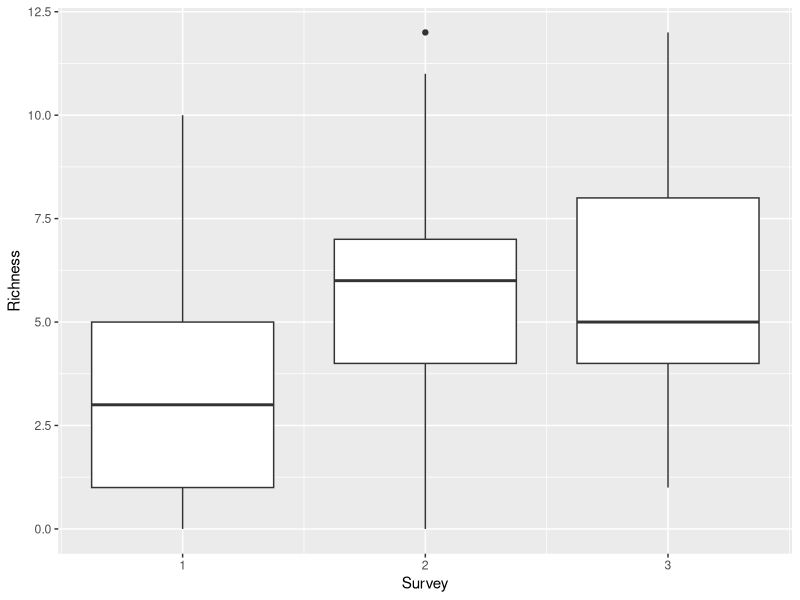
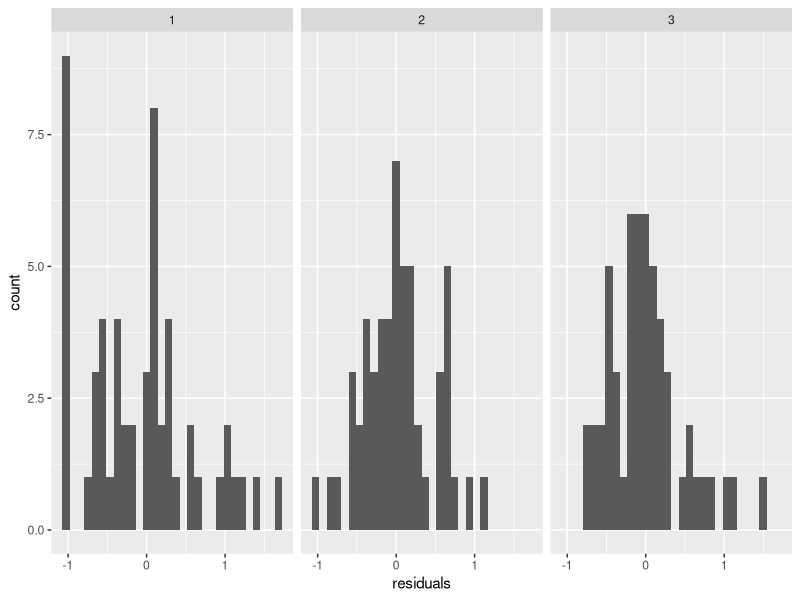
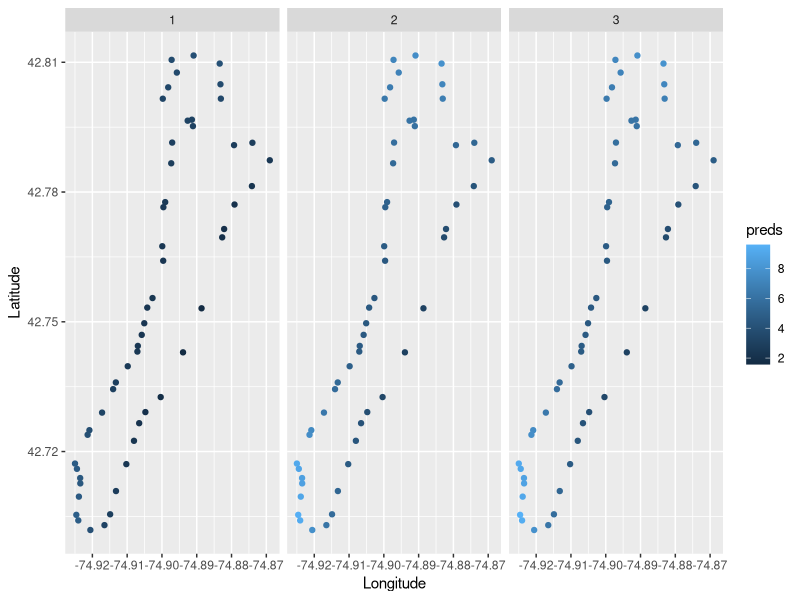
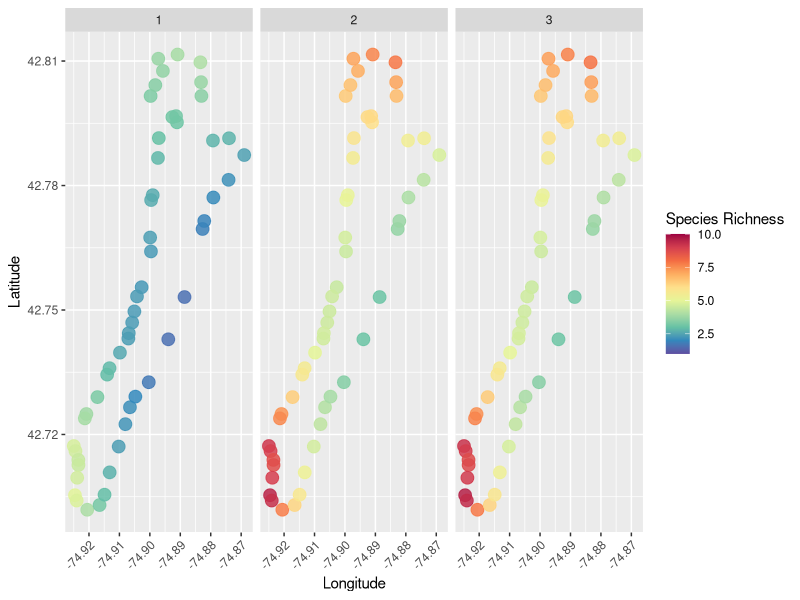
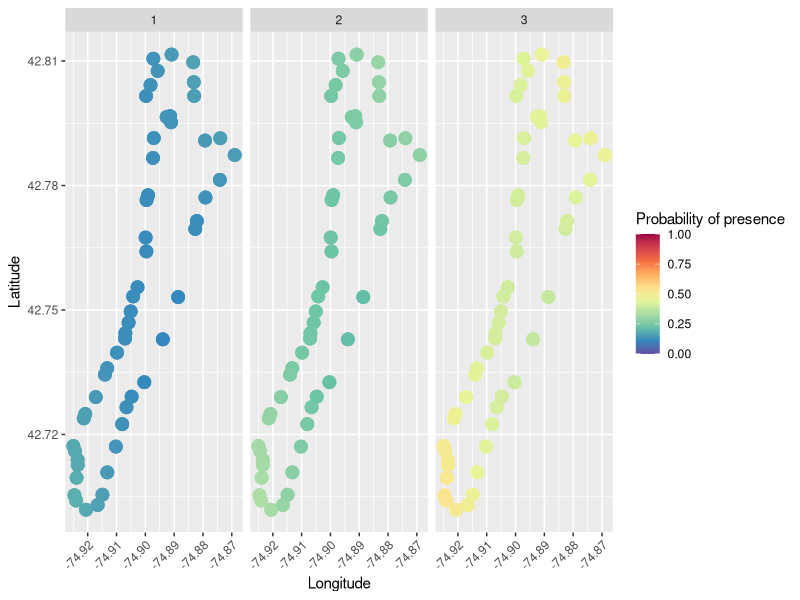

Source code (R) for these figures, in order:
## ---- chunk 1

## ---- chunk 2
library(tidyverse)
## ---- chunk 3
plants <- read.csv("data/plant_abundances.csv")
## ---- chunk 4
long_data <- pivot_longer(plants,
                          cols = 8:ncol(plants),
                          names_to = "Species",
                          values_to = "Abundance")
## ---- chunk 5
# Initialize new column called Presence of all `0`s
long_data$Presence <- 0

# Change this to `1` if Abundance does not equal `Z` for zero
long_data$Presence[long_data$Abundance != "Z"] <- 1

## ---- chunk 6
richness <- long_data %>% 
  group_by(Site, Survey, Longitude, Latitude) %>% 
  summarize(Richness = sum(Presence))
## ---- chunk 7
ggplot(richness, aes(x = Survey, y = Richness, group = Survey)) +
  geom_boxplot()
## ---- chunk 8
kruskal.test(Richness ~ Survey, data = richness)
## ---- chunk 9
pairwise.wilcox.test(x = richness$Richness, g = richness$Survey, p.adjust.method = "bonferroni")
## ---- chunk 10
richness_mod <- glm(Richness ~ Longitude*Latitude + factor(Survey), 
                    data = richness, 
                    family = poisson)

summary(richness_mod)
## ---- chunk 11
# You can extract model residuals (errors) like this
# and add them to the original data
richness$residuals <- richness_mod$residuals

# That makes it easy to graph the residuals in ggplot!
ggplot(richness, aes(x = residuals)) +
  geom_histogram() +
  facet_wrap(~Survey)
## ---- chunk 12
richness$preds <-  predict(richness_mod, type = "response")
## ---- chunk 13
ggplot(richness, aes(x = Longitude, y = Latitude, color = preds)) +
  geom_point() +
  facet_wrap(~Survey)
## ---- chunk 14
# We could use the RColorBrewer package to make a spectral scale that looks cool
library(RColorBrewer)
myPalette <- colorRampPalette(rev(brewer.pal(10, "Spectral")))
sc <- scale_colour_gradientn(colours = myPalette(10), limits=c(1, 10),
                             oob = scales::squish)

# Then we just add it to our ggplot like so, along with a couple of other 
# changes in the name of beautiful data visualization
ggplot(richness, aes(x = Longitude, y = Latitude, color = preds)) +
  geom_point(size = 4, alpha = 0.85) +
  facet_wrap(~Survey) +
  sc +
  labs(color = "Species Richness") +
  theme(axis.text.x = element_text(angle = 45, hjust = 1))
## ---- chunk 15
presence_data <- long_data %>% 
  filter(Species == "Potamogeton_richardsonii")
## ---- chunk 16
presence_mod <- glm(Presence ~ Longitude * Latitude + Survey,
                    data = presence_data,
                    family = binomial)
## ---- chunk 17
presence_data$fit <- predict(presence_mod, type = "response") 
## ---- chunk 18
# We could use the RColorBrewer package to make a spectral scale that looks cool
library(RColorBrewer)
myPalette <- colorRampPalette(rev(brewer.pal(10, "Spectral")))
sc <- scale_colour_gradientn(colours = myPalette(10), limits=c(0, 1),
                             oob = scales::squish)

# Then we just add it to our ggplot like so, along with a couple of other 
# changes in the name of beautiful data visualization
ggplot(presence_data, aes(x = Longitude, y = Latitude, color = fit)) +
  geom_point(size = 4, alpha = 0.85) +
  facet_wrap(~Survey) +
  sc +
  labs(color = "Probability of presence") +
  theme(axis.text.x = element_text(angle = 45, hjust = 1))
